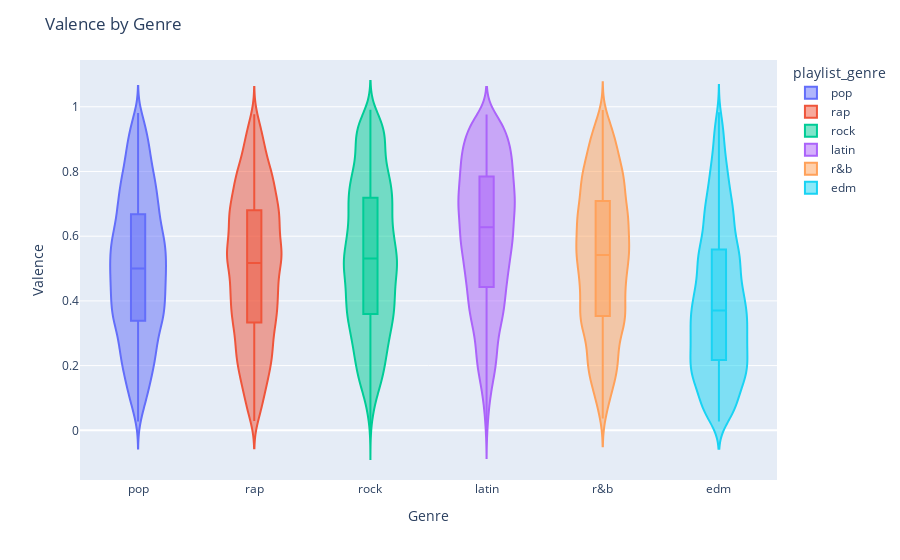

Here is the notebook cell this chart was saved with:
### Markdown cell above
Thus far, we have noted from the bar chart that a high speechiness feature value most likely corresponds with Rap and a low value most likely corresponds with Rock. The box and whisker plot shows that a tempo is predicted to be between 100-150 across all genres but the greater it deviates from 125 means it is less likely to be EDM.

### Code cell
# Create a DataFrame with the valence and playlist_genre columns from the df DataFrame
violin_df = pd.DataFrame({"valence": df["valence"], "playlist_genre": df["playlist_genre"]})

# Create a violin plot using the violin_df DataFrame
fig = px.violin(violin_df, x="playlist_genre", y="valence",color="playlist_genre", box=True)

# Update the plot title and axis labels
fig.update_layout(title="Valence by Genre")
fig.update_layout(xaxis_title="Genre")
fig.update_layout(yaxis_title="Valence")

# Show the plot
fig.show()

### Figure 1 — Plotly figure (JSON) as saved in the notebook; plotly's stock layout.template omitted (floating-point values rounded to 4 significant figures; data arrays with more than 128 entries replaced by an {"elided": "..."} marker saying what was removed)
{"data": [{"alignmentgroup": "True", "box": {"visible": true}, "hovertemplate": "playlist_genre=%{x}<br>valence=%{y}<extra></extra>", "legendgroup": "pop", "marker": {"color": "#636efa"}, "name": "pop", "offsetgroup": "pop", "orientation": "v", "scalegroup": "True", "showlegend": true, "type": "violin", "x": {"elided": "5507 str values"}, "x0": " ", "xaxis": "x", "y": {"elided": "5507 float values"}, "y0": " ", "yaxis": "y"}, {"alignmentgroup": "True", "box": {"visible": true}, "hovertemplate": "playlist_genre=%{x}<br>valence=%{y}<extra></extra>", "legendgroup": "rap", "marker": {"color": "#EF553B"}, "name": "rap", "offsetgroup": "rap", "orientation": "v", "scalegroup": "True", "showlegend": true, "type": "violin", "x": {"elided": "5746 str values"}, "x0": " ", "xaxis": "x", "y": {"elided": "5746 float values"}, "y0": " ", "yaxis": "y"}, {"alignmentgroup": "True", "box": {"visible": true}, "hovertemplate": "playlist_genre=%{x}<br>valence=%{y}<extra></extra>", "legendgroup": "rock", "marker": {"color": "#00cc96"}, "name": "rock", "offsetgroup": "rock", "orientation": "v", "scalegroup": "True", "showlegend": true, "type": "violin", "x": {"elided": "4951 str values"}, "x0": " ", "xaxis": "x", "y": {"elided": "4951 float values"}, "y0": " ", "yaxis": "y"}, {"alignmentgroup": "True", "box": {"visible": true}, "hovertemplate": "playlist_genre=%{x}<br>valence=%{y}<extra></extra>", "legendgroup": "latin", "marker": {"color": "#ab63fa"}, "name": "latin", "offsetgroup": "latin", "orientation": "v", "scalegroup": "True", "showlegend": true, "type": "violin", "x": {"elided": "5155 str values"}, "x0": " ", "xaxis": "x", "y": {"elided": "5155 float values"}, "y0": " ", "yaxis": "y"}, {"alignmentgroup": "True", "box": {"visible": true}, "hovertemplate": "playlist_genre=%{x}<br>valence=%{y}<extra></extra>", "legendgroup": "r&b", "marker": {"color": "#FFA15A"}, "name": "r&b", "offsetgroup": "r&b", "orientation": "v", "scalegroup": "True", "showlegend": true, "type": "violin", "x": {"elided": "5431 str values"}, "x0": " ", "xaxis": "x", "y": {"elided": "5431 float values"}, "y0": " ", "yaxis": "y"}, {"alignmentgroup": "True", "box": {"visible": true}, "hovertemplate": "playlist_genre=%{x}<br>valence=%{y}<extra></extra>", "legendgroup": "edm", "marker": {"color": "#19d3f3"}, "name": "edm", "offsetgroup": "edm", "orientation": "v", "scalegroup": "True", "showlegend": true, "type": "violin", "x": {"elided": "6043 str values"}, "x0": " ", "xaxis": "x", "y": {"elided": "6043 float values"}, "y0": " ", "yaxis": "y"}], "layout": {"autosize": true, "legend": {"title": {"text": "playlist_genre"}, "tracegroupgap": 0}, "margin": {"t": 60}, "title": {"text": "Valence by Genre"}, "violinmode": "overlay", "xaxis": {"anchor": "y", "autorange": true, "categoryarray": ["pop", "rap", "rock", "latin", "r&b", "edm"], "categoryorder": "array", "domain": [0, 1], "range": [-0.5, 5.5], "title": {"text": "Genre"}, "type": "category"}, "yaxis": {"anchor": "x", "autorange": true, "domain": [0, 1], "range": [-0.1535, 1.145], "title": {"text": "Valence"}, "type": "linear"}}}
